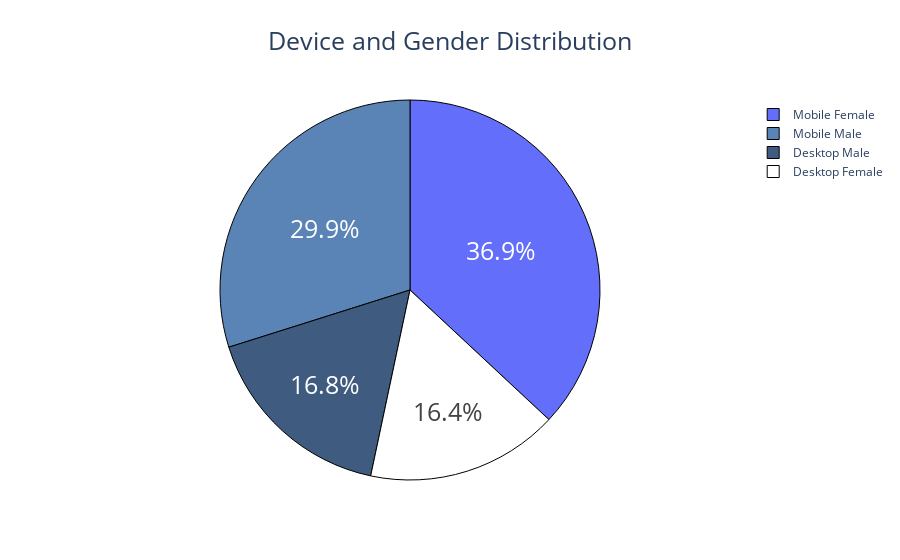

Notebook code for this chart:
### Code cell
labels = ['Desktop Male', 'Mobile Male', 'Desktop Female', 'Mobile Female']
values = [76, 135, 74, 167]
colors = ['rgb(63,92,128)', 'rgb(90,131,182)', 'rgb(255,255,255)']

trace = go.Pie(labels=labels, values=values,
               textfont=dict(size=25),
               marker=dict(colors=colors,
                           line=dict(color='#000000', width=1)))

layout = go.Layout(
    title=dict(
        text="Device and Gender Distribution",  # Add your title text here
        x=0.5,  # Centers the title
        font=dict(size=25)  # Adjust the title font size
    )
)
fig = go.Figure(data=[trace], layout=layout)
iplot(fig, filename='styled_pie_chart')

### Figure 1 — Plotly figure (JSON) as saved in the notebook; plotly's stock layout.template omitted (floating-point values rounded to 4 significant figures)
{"data": [{"labels": ["Desktop Male", "Mobile Male", "Desktop Female", "Mobile Female"], "marker": {"colors": ["rgb(63,92,128)", "rgb(90,131,182)", "rgb(255,255,255)"], "line": {"color": "#000000", "width": 1}}, "textfont": {"size": 25}, "type": "pie", "values": [76, 135, 74, 167]}], "layout": {"autosize": true, "title": {"font": {"size": 25}, "text": "Device and Gender Distribution", "x": 0.5}}}
